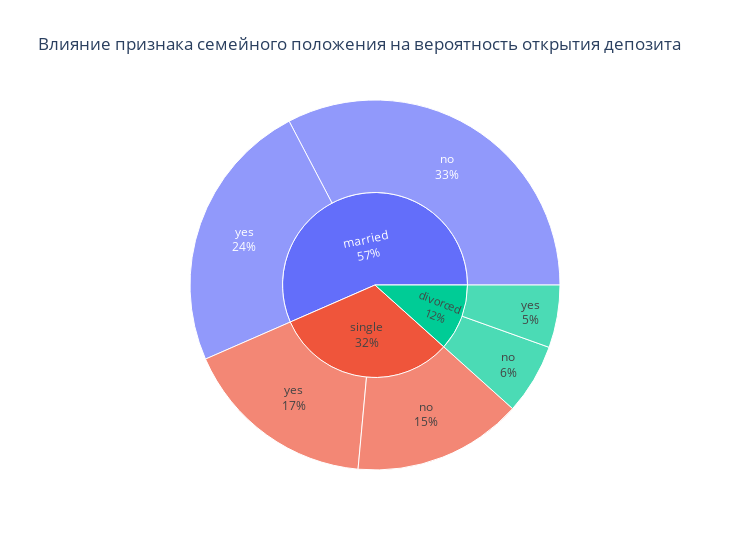

This figure's notebook cell:
### Markdown cell above
### Задания 9 и 10

### Code cell
# постройте визуализации для открывших и неоткрывших депозит в зависимости от семейного статуса
fig = px.sunburst(
cleaned_df, 
path=['marital', 'deposit'],
width=750,
height=550,
title='Влияние признака семейного положения на вероятность открытия депозита',

)
fig.update_traces(textinfo="label+percent entry")
fig.show()

### Figure 1 — Plotly figure (JSON) as saved in the notebook; plotly's stock layout.template omitted (floating-point values rounded to 4 significant figures)
{"data": [{"branchvalues": "total", "domain": {"x": [0, 1], "y": [0, 1]}, "hovertemplate": "labels=%{label}<br>count=%{value}<br>parent=%{parent}<br>id=%{id}<extra></extra>", "ids": ["divorced/no", "married/no", "single/no", "divorced/yes", "married/yes", "single/yes", "divorced", "married", "single"], "labels": ["no", "no", "no", "yes", "yes", "yes", "divorced", "married", "single"], "name": "", "parents": ["divorced", "married", "single", "divorced", "married", "single", "", "", ""], "textinfo": "label+percent entry", "type": "sunburst", "values": [624, 3303, 1497, 553, 2412, 1716, 1177, 5715, 3213]}], "layout": {"height": 550, "legend": {"tracegroupgap": 0}, "title": {"text": "Влияние признака семейного положения на вероятность открытия депозита"}, "width": 750}}
